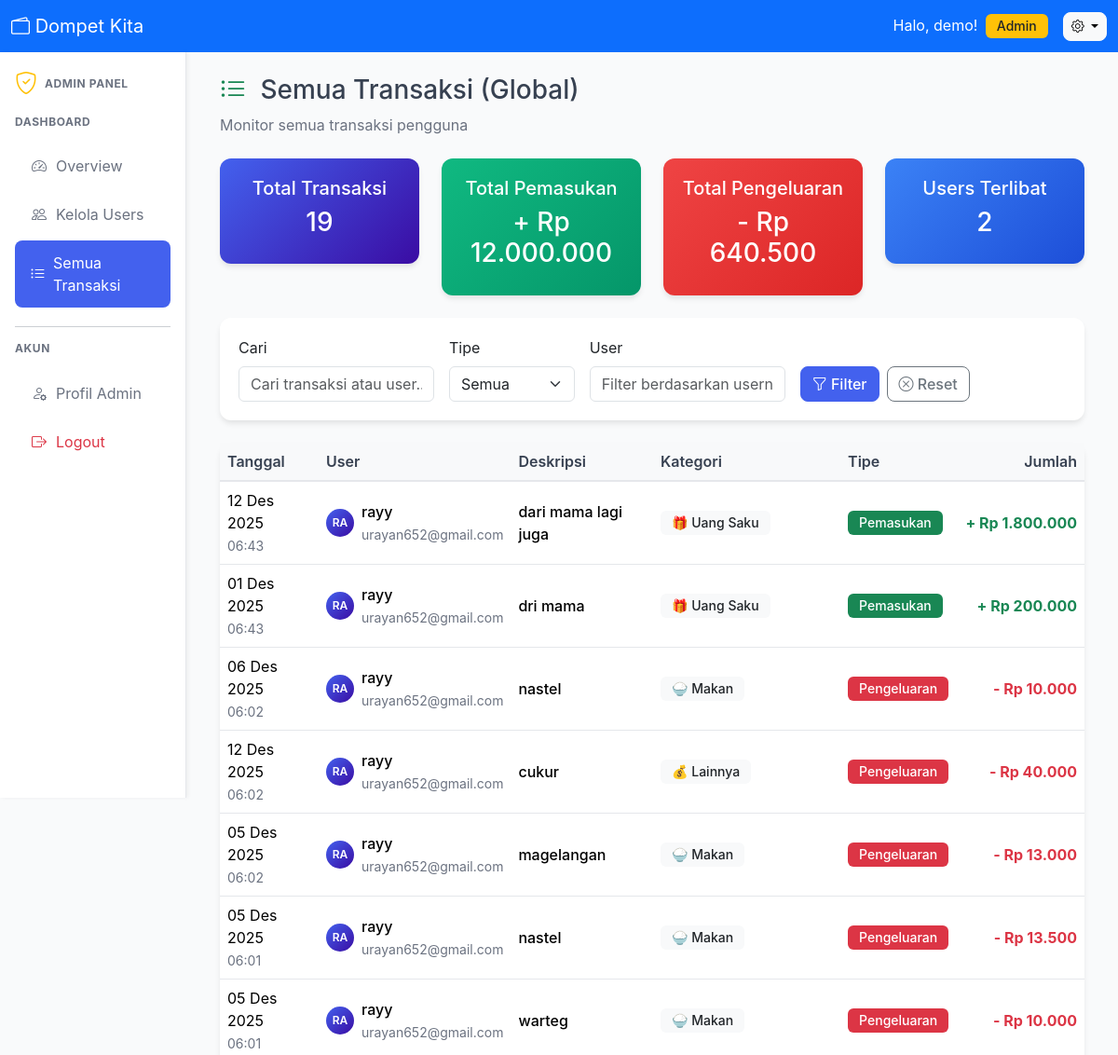
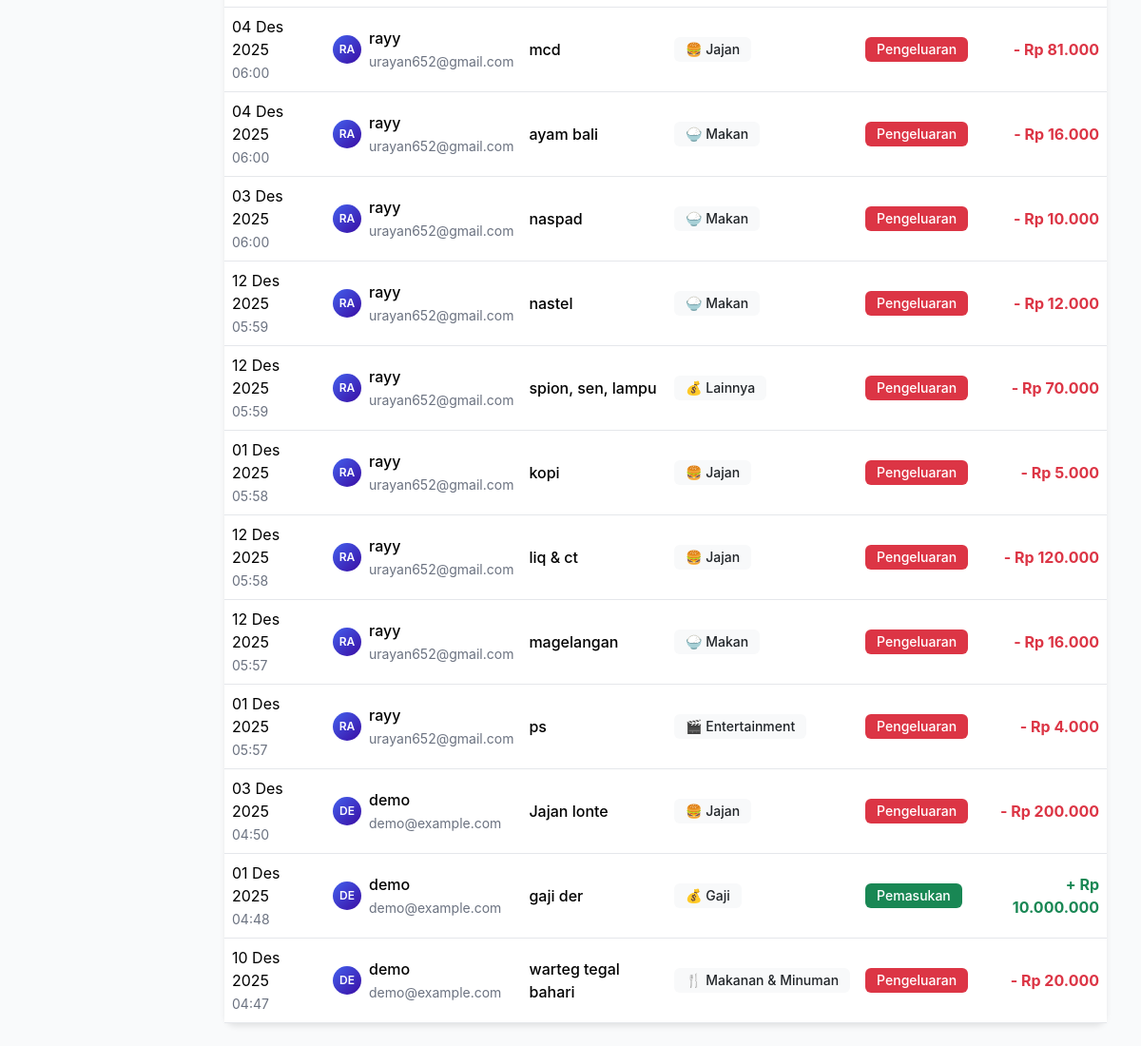
The app's page /admin/transactions.php (signed in) with its own data (2 pictures, top to bottom).
### tables this page shows
CREATE TABLE `transactions` (
  `id` int NOT NULL,
  `user_id` int NOT NULL,
  `category_id` int NOT NULL,
  `type` enum('income','expense') NOT NULL,
  `description` varchar(255) NOT NULL,
  `amount` decimal(15,2) NOT NULL,
  `date` date NOT NULL,
  `notes` text,
  `created_at` timestamp NULL DEFAULT CURRENT_TIMESTAMP,
  `updated_at` timestamp NULL DEFAULT CURRENT_TIMESTAMP ON UPDATE CURRENT_TIMESTAMP
);

CREATE TABLE `users` (
  `id` int NOT NULL,
  `username` varchar(50) NOT NULL,
  `name` varchar(100) NOT NULL,
  `email` varchar(100) NOT NULL,
  `password` varchar(255) NOT NULL,
  `role` enum('user','admin') DEFAULT 'user',
  `monthly_budget` decimal(15,2) DEFAULT '1500000.00',
  `created_at` timestamp NULL DEFAULT CURRENT_TIMESTAMP,
  `updated_at` timestamp NULL DEFAULT CURRENT_TIMESTAMP ON UPDATE CURRENT_TIMESTAMP
);

CREATE TABLE `categories` (
  `id` int NOT NULL,
  `user_id` int DEFAULT NULL,
  `name` varchar(100) NOT NULL,
  `icon` varchar(10) DEFAULT 0xF09F92B0,
  `color` varchar(7) DEFAULT '#6b7280',
  `type` enum('income','expense') NOT NULL,
  `is_default` tinyint(1) DEFAULT '0',
  `created_at` timestamp NULL DEFAULT CURRENT_TIMESTAMP
);

### config.php (called while the page is built, shortened)
<?php
function formatRupiah($angka) {
    return 'Rp ' . number_format($angka, 0, ',', '.');
}
function formatTanggal($tanggal) {
    $bulan = [
        '01' => 'Jan', '02' => 'Feb', '03' => 'Mar', '04' => 'Apr',
        '05' => 'Mei', '06' => 'Jun', '07' => 'Jul', '08' => 'Ags',
        '09' => 'Sep', '10' => 'Okt', '11' => 'Nov', '12' => 'Des'
    ];
    $tgl = date('d', strtotime($tanggal));
    $bln = $bulan[date('m', strtotime($tanggal))];
    $thn = date('Y', strtotime($tanggal));
    return "$tgl $bln $thn";
}
?>

### admin/transactions.php (the view, shortened to what this page needs)
<?php
require_once '../config.php';
require_once '../crud/user-crud.php';
$page = (int)($_GET['page'] ?? 1);
$search = $_GET['search'] ?? '';
$user_filter = $_GET['user'] ?? '';
$db = getDB();
$where = "WHERE 1=1";
$params = [];
$types = "";
$per_page = 20;
$query = "
    SELECT t.*, c.name as category_name, c.icon as category_icon, c.color as category_color,
           u.username, u.email
    FROM transactions t
    JOIN categories c ON t.category_id = c.id
    JOIN users u ON t.user_id = u.id
    $where
    ORDER BY t.created_at DESC
    LIMIT ? OFFSET ?
";
$offset = ($page - 1) * $per_page;
$params[] = $per_page;
$params[] = $offset;
$types .= "ii";
$stmt = $db->prepare($query);
if (!empty($params)) {
    $stmt->bind_param($types, ...$params);
}
$stmt->execute();
$result = $stmt->get_result();
$transactions = [];
while ($row = $result->fetch_assoc()) {
    $transactions[] = $row;
}
$stats_query = "
    SELECT
        COUNT(*) as total_transactions,
        SUM(CASE WHEN type = 'income' THEN amount ELSE 0 END) as total_income,
        SUM(CASE WHEN type = 'expense' THEN amount ELSE 0 END) as total_expense,
        COUNT(DISTINCT user_id) as unique_users
    FROM transactions t
    JOIN users u ON t.user_id = u.id
    $where
";
if (!empty($params)) {
    $stats_params = array_slice($params, 0, -2);
    $stats_types = substr($types, 0, -2);
    if (!empty($stats_params)) {
        $stats_stmt = $db->prepare($stats_query);
        $stats_stmt->bind_param($stats_types, ...$stats_params);
        $stats_stmt->execute();
        $stats = $stats_stmt->get_result()->fetch_assoc();
    } else {
        $stats = $db->query($stats_query)->fetch_assoc();
    }
} else {
    $stats = $db->query($stats_query)->fetch_assoc();
}
include '../includes/header.php';
include '../includes/admin-sidebar.php';
?>
<div class="d-flex justify-content-between align-items-center mb-4">
    <div>
        <h1 class="h3">
            <i class="bi bi-list-ul text-success me-2"></i>
            Semua Transaksi (Global)
        </h1>
        <p class="text-muted mb-0">Monitor semua transaksi pengguna</p>
    </div>
</div>
<div class="row mb-4">
    <div class="col-md-3">
        <div class="card stat-card bg-primary text-white">
            <div class="card-body text-center">
                <h5>Total Transaksi</h5>
                <h3><?php echo number_format($stats['total_transactions']); ?></h3>
            </div>
        </div>
    </div>
    <div class="col-md-3">
        <div class="card stat-card income-card">
            <div class="card-body text-center">
                <h5>Total Pemasukan</h5>
                <h3>+ <?php echo formatRupiah($stats['total_income']); ?></h3>
            </div>
        </div>
    </div>
    <div class="col-md-3">
        <div class="card stat-card expense-card">
            <div class="card-body text-center">
                <h5>Total Pengeluaran</h5>
                <h3>- <?php echo formatRupiah($stats['total_expense']); ?></h3>
            </div>
        </div>
    </div>
    <div class="col-md-3">
        <div class="card stat-card bg-info text-white">
            <div class="card-body text-center">
                <h5>Users Terlibat</h5>
                <h3><?php echo number_format($stats['unique_users']); ?></h3>
            </div>
        </div>
    </div>
</div>
<div class="card mb-4">
    <div class="card-body">
        <form method="GET" class="row g-3">
            <div class="col-md-3">
                <label class="form-label">Cari</label>
                <input type="text" class="form-control" name="search"
                       value="<?php echo htmlspecialchars($search); ?>"
                       placeholder="Cari transaksi atau user...">
            </div>
            <div class="col-md-2">
                <label class="form-label">Tipe</label>
                <select class="form-select" name="type">
                    <option value="">Semua</option>
                </select>
            </div>
            <div class="col-md-3">
                <label class="form-label">User</label>
                <input type="text" class="form-control" name="user"
                       value="<?php echo htmlspecialchars($user_filter); ?>"
                       placeholder="Filter berdasarkan username...">
            </div>
            <div class="col-md-4 d-flex align-items-end gap-2">
                <button type="submit" class="btn btn-primary">
                    <i class="bi bi-funnel"></i> Filter
                </button>
                <a href="transactions.php" class="btn btn-outline-secondary">
                    <i class="bi bi-x-circle"></i> Reset
                </a>
            </div>
        </form>
    </div>
</div>
<div class="card">
    <div class="card-body p-0">
        <?php if (empty($transactions)): ?>
        <div class="text-center p-5">
            <i class="bi bi-cash-stack fs-1 text-muted"></i>
            <h5 class="mt-3">Tidak ada transaksi</h5>
            <p class="text-muted">Belum ada transaksi yang sesuai dengan filter Anda</p>
        </div>
        <?php else: ?>
        <div class="table-responsive">
            <table class="table table-hover mb-0">
                <thead class="table-light">
                    <tr>
                        <th>Tanggal</th>
                        <th>User</th>
                        <th>Deskripsi</th>
                        <th>Kategori</th>
                        <th>Tipe</th>
                        <th class="text-end">Jumlah</th>
                    </tr>
                </thead>
                <tbody>
                    <?php foreach ($transactions as $transaction): ?>
                    <tr>
                        <td>
                            <div><?php echo formatTanggal($transaction['date']); ?></div>
                            <small class="text-muted"><?php echo date('H:i', strtotime($transaction['created_at'])); ?></small>
                        </td>
                        <td>
                            <div class="d-flex align-items-center">
                                <div class="avatar-circle me-2" style="width: 30px; height: 30px; font-size: 0.75rem;">
                                    <?php echo strtoupper(substr($transaction['username'], 0, 2)); ?>
                                </div>
                                <div>
                                    <div class="fw-medium"><?php echo htmlspecialchars($transaction['username']); ?></div>
                                    <small class="text-muted"><?php echo htmlspecialchars($transaction['email']); ?></small>
                                </div>
                            </div>
                        </td>
                        <td>
                            <div class="fw-medium"><?php echo htmlspecialchars($transaction['description']); ?></div>
                        </td>
                        <td>
                            <span class="badge bg-light text-dark">
                                <?php echo $transaction['category_icon']; ?>
                                <?php echo htmlspecialchars($transaction['category_name']); ?>
                            </span>
                        </td>
                        <td>
                            <span class="badge <?php echo $transaction['type'] === 'income' ? 'bg-success' : 'bg-danger'; ?>">
                                <?php echo $transaction['type'] === 'income' ? 'Pemasukan' : 'Pengeluaran'; ?>
                            </span>
                        </td>
                        <td class="text-end">
                            <span class="fw-bold <?php echo $transaction['type'] === 'income' ? 'text-success' : 'text-danger'; ?>">
                                <?php echo $transaction['type'] === 'income' ? '+' : '-'; ?>
                                <?php echo formatRupiah($transaction['amount']); ?>
                            </span>
                        </td>
                    </tr>
                    <?php endforeach; ?>
                </tbody>
            </table>
        </div>
        <?php endif; ?>
    </div>
</div>
<?php
include '../includes/footer.php';
?>

### assets/css/style.css (style rules this page uses)
:root { --primary: #4361ee; --secondary: #3a0ca3; --success: #10b981; --danger: #ef4444; --warning: #f59e0b; --info: #3b82f6; --light: #f8f9fa; --dark: #1f2937; --gray: #6b7280; }
body { background-color: #f9fafb; font-family: 'Inter', -apple-system, BlinkMacSystemFont, 'Segoe UI', Roboto, sans-serif; color: #374151; }
.stat-card { border-radius: 12px; border: none; box-shadow: 0 4px 6px -1px rgba(0, 0, 0, 0.1); transition: transform 0.2s; overflow: hidden; }
.income-card { background: linear-gradient(135deg, var(--success), #059669); color: white; }
.expense-card { background: linear-gradient(135deg, var(--danger), #dc2626); color: white; }
.table th { background-color: #f8f9fa; border-bottom: 2px solid #e5e7eb; font-weight: 600; color: #4b5563; white-space: nowrap; }
.table td { vertical-align: middle; border-bottom: 1px solid #e5e7eb; }
.badge { font-size: 0.875rem; font-weight: 500; padding: 0.375rem 0.75rem; }
.btn { border-radius: 8px; font-weight: 500; transition: all 0.2s; }
.btn-primary { background-color: var(--primary); border-color: var(--primary); }
.card { border-radius: 12px; border: none; box-shadow: 0 4px 6px -1px rgba(0, 0, 0, 0.1); }
.card-body { padding: 1.25rem; }
.card { animation: fadeIn 0.3s ease-out; }
.text-muted { color: #6b7280 !important; }
.fw-medium { font-weight: 500 !important; }
.table th { font-weight: 600; color: #374151; border-bottom: 2px solid #e5e7eb; }
.table td { vertical-align: middle; }
.avatar-circle { width: 40px; height: 40px; border-radius: 50%; background: linear-gradient(135deg, var(--primary), var(--secondary)); color: white; display: flex; align-items: center; justify-content: center; font-weight: 600; font-size: 0.875rem; }
.stat-card.bg-primary { background: linear-gradient(135deg, #4361ee, #3a0ca3) !important; }
.stat-card.bg-info { background: linear-gradient(135deg, #3b82f6, #1d4ed8) !important; }
.badge.bg-danger { background-color: #dc3545 !important; }
.table th { font-weight: 600; color: #374151; background-color: #f8f9fa; }

### records on screen
transactions: date "12 Des 2025", created_at "06:43", user.username "RA", user.username "rayy", user.email "urayan652@gmail.com", description "dari mama lagi juga", category.icon "🎁", category.name "Uang Saku", type "Pemasukan", amount "Rp 1.800.000"
transactions: date "01 Des 2025", created_at "06:43", user.username "RA", user.username "rayy", user.email "urayan652@gmail.com", description "dri mama", category.icon "🎁", category.name "Uang Saku", type "Pemasukan", amount "Rp 200.000"
transactions: date "06 Des 2025", created_at "06:02", user.username "RA", user.username "rayy", user.email "urayan652@gmail.com", description "nastel", category.icon "🍚", category.name "Makan", type "Pengeluaran", amount "Rp 10.000"
transactions: date "12 Des 2025", created_at "06:02", user.username "RA", user.username "rayy", user.email "urayan652@gmail.com", description "cukur", category.icon "💰", category.name "Lainnya", type "Pengeluaran", amount "Rp 40.000"
transactions: date "05 Des 2025", created_at "06:02", user.username "RA", user.username "rayy", user.email "urayan652@gmail.com", description "magelangan", category.icon "🍚", category.name "Makan", type "Pengeluaran", amount "Rp 13.000"
transactions: date "05 Des 2025", created_at "06:01", user.username "RA", user.username "rayy", user.email "urayan652@gmail.com", description "nastel", category.icon "🍚", category.name "Makan", type "Pengeluaran", amount "Rp 13.500"
transactions: date "05 Des 2025", created_at "06:01", user.username "RA", user.username "rayy", user.email "urayan652@gmail.com", description "warteg", category.icon "🍚", category.name "Makan", type "Pengeluaran", amount "Rp 10.000"
transactions: date "04 Des 2025", created_at "06:00", user.username "RA", user.username "rayy", user.email "urayan652@gmail.com", description "mcd", category.icon "🍔", category.name "Jajan", type "Pengeluaran", amount "Rp 81.000"
transactions: date "04 Des 2025", created_at "06:00", user.username "RA", user.username "rayy", user.email "urayan652@gmail.com", description "ayam bali", category.icon "🍚", category.name "Makan", type "Pengeluaran", amount "Rp 16.000"
transactions: date "03 Des 2025", created_at "06:00", user.username "RA", user.username "rayy", user.email "urayan652@gmail.com", description "naspad", category.icon "🍚", category.name "Makan", type "Pengeluaran", amount "Rp 10.000"
transactions: date "12 Des 2025", created_at "05:59", user.username "RA", user.username "rayy", user.email "urayan652@gmail.com", description "nastel", category.icon "🍚", category.name "Makan", type "Pengeluaran", amount "Rp 12.000"
transactions: date "12 Des 2025", created_at "05:59", user.username "RA", user.username "rayy", user.email "urayan652@gmail.com", description "spion, sen, lampu", category.icon "💰", category.name "Lainnya", type "Pengeluaran", amount "Rp 70.000"
transactions: date "01 Des 2025", created_at "05:58", user.username "RA", user.username "rayy", user.email "urayan652@gmail.com", description "kopi", category.icon "🍔", category.name "Jajan", type "Pengeluaran", amount "Rp 5.000"
transactions: date "12 Des 2025", created_at "05:58", user.username "RA", user.username "rayy", user.email "urayan652@gmail.com", description "liq & ct", category.icon "🍔", category.name "Jajan", type "Pengeluaran", amount "Rp 120.000"
transactions: date "12 Des 2025", created_at "05:57", user.username "RA", user.username "rayy", user.email "urayan652@gmail.com", description "magelangan", category.icon "🍚", category.name "Makan", type "Pengeluaran", amount "Rp 16.000"
transactions: date "01 Des 2025", created_at "05:57", user.username "RA", user.username "rayy", user.email "urayan652@gmail.com", description "ps", category.icon "🎬", category.name "Entertainment", type "Pengeluaran", amount "Rp 4.000"
transactions: date "03 Des 2025", created_at "04:50", user.username "DE", user.username "demo", user.email "demo@example.com", description "Jajan lonte", category.icon "🍔", category.name "Jajan", type "Pengeluaran", amount "Rp 200.000"
transactions: date "01 Des 2025", created_at "04:48", user.username "DE", user.username "demo", user.email "demo@example.com", description "gaji der", category.icon "💰", category.name "Gaji", type "Pemasukan", amount "Rp 10.000.000"
transactions: date "10 Des 2025", created_at "04:47", user.username "DE", user.username "demo", user.email "demo@example.com", description "warteg tegal bahari", category.icon "🍴", category.name "Makanan & Minuman", type "Pengeluaran", amount "Rp 20.000"

### other values on screen
$username "demo"
$stats['total_transactions'] "19"
formatRupiah($stats['total_income']) "Rp 12.000.000"
formatRupiah($stats['total_expense']) "Rp 640.500"
$stats['unique_users'] "2"
